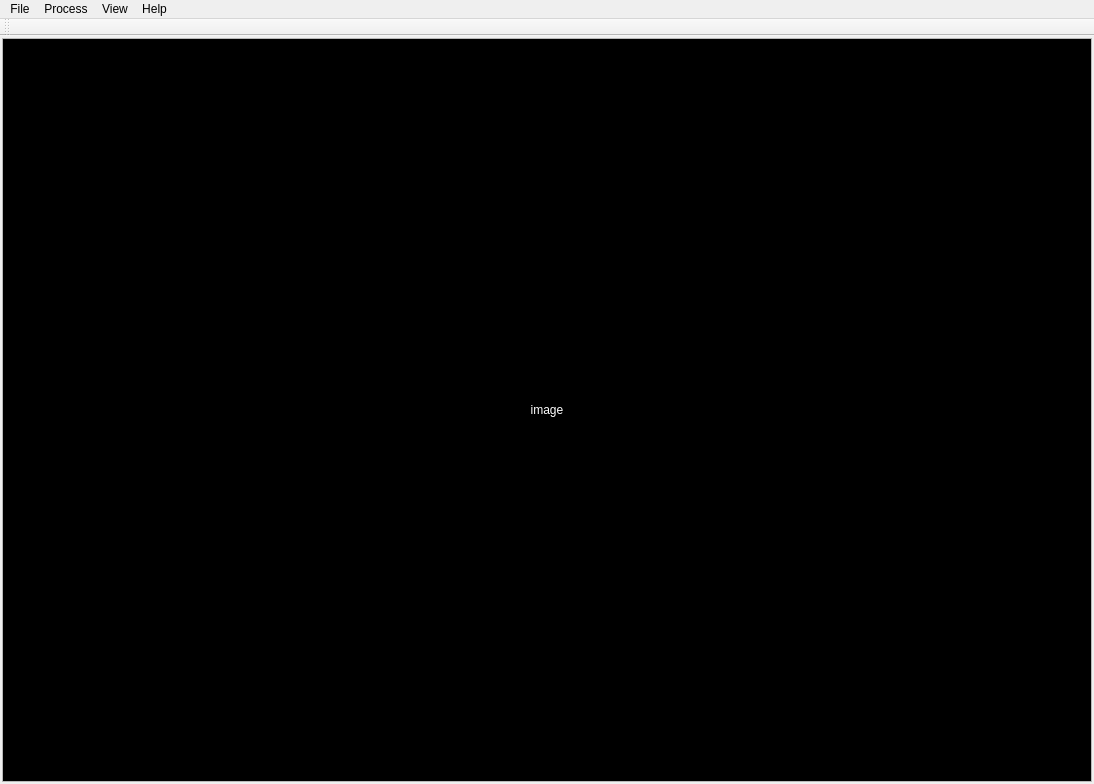
<?xml version="1.0" encoding="UTF-8"?>
<ui version="4.0">
 <class>ImageProcessingClass</class>
 <widget class="QMainWindow" name="ImageProcessingClass">
  <property name="geometry">
   <rect>
    <x>0</x>
    <y>0</y>
    <width>1094</width>
    <height>784</height>
   </rect>
  </property>
  <property name="windowTitle">
   <string>ImageProcessing</string>
  </property>
  <widget class="QWidget" name="centralWidget">
   <layout class="QGridLayout" name="gridLayout">
    <property name="leftMargin">
     <number>2</number>
    </property>
    <property name="topMargin">
     <number>2</number>
    </property>
    <property name="rightMargin">
     <number>2</number>
    </property>
    <property name="bottomMargin">
     <number>2</number>
    </property>
    <item row="0" column="0">
     <widget class="QScrollArea" name="scrollArea">
      <property name="widgetResizable">
       <bool>true</bool>
      </property>
      <widget class="QWidget" name="scrollAreaWidgetContents">
       <property name="geometry">
        <rect>
         <x>0</x>
         <y>0</y>
         <width>1088</width>
         <height>731</height>
        </rect>
       </property>
       <layout class="QGridLayout" name="gridLayout_2">
        <property name="leftMargin">
         <number>0</number>
        </property>
        <property name="topMargin">
         <number>0</number>
        </property>
        <property name="rightMargin">
         <number>0</number>
        </property>
        <property name="bottomMargin">
         <number>0</number>
        </property>
        <item row="0" column="0">
         <widget class="QLabel" name="imageLabel">
          <property name="styleSheet">
           <string notr="true">background-color: rgb(0, 0, 0);
color: rgb(255, 255, 255);</string>
          </property>
          <property name="text">
           <string>image</string>
          </property>
          <property name="scaledContents">
           <bool>false</bool>
          </property>
          <property name="alignment">
           <set>Qt::AlignCenter</set>
          </property>
         </widget>
        </item>
       </layout>
      </widget>
     </widget>
    </item>
   </layout>
  </widget>
  <widget class="QToolBar" name="mainToolBar">
   <attribute name="toolBarArea">
    <enum>TopToolBarArea</enum>
   </attribute>
   <attribute name="toolBarBreak">
    <bool>false</bool>
   </attribute>
  </widget>
  <widget class="QMenuBar" name="menuBar">
   <property name="geometry">
    <rect>
     <x>0</x>
     <y>0</y>
     <width>1094</width>
     <height>31</height>
    </rect>
   </property>
   <widget class="QMenu" name="menuFile">
    <property name="title">
     <string>File</string>
    </property>
    <addaction name="actionOpen"/>
    <addaction name="actionSave"/>
    <addaction name="separator"/>
    <addaction name="actionOpen_Video"/>
    <addaction name="separator"/>
    <addaction name="actionExit"/>
   </widget>
   <widget class="QMenu" name="menuProcess">
    <property name="title">
     <string>Process</string>
    </property>
    <addaction name="actionBinary"/>
    <addaction name="actionBlur_image"/>
    <addaction name="actionHSV_Image"/>
    <addaction name="actionSegment_Image"/>
    <addaction name="separator"/>
    <addaction name="actionLaplace_filter"/>
    <addaction name="actionCanny_filter"/>
    <addaction name="separator"/>
    <addaction name="actionEqualize_Histograms"/>
   </widget>
   <widget class="QMenu" name="menuImage">
    <property name="title">
     <string>Help</string>
    </property>
    <addaction name="actionInfomation"/>
    <addaction name="actionAbout"/>
   </widget>
   <widget class="QMenu" name="menuView">
    <property name="title">
     <string>View</string>
    </property>
    <addaction name="actionRotate"/>
    <addaction name="actionFlip"/>
    <addaction name="separator"/>
    <addaction name="actionZoom_In"/>
    <addaction name="actionZoom_out"/>
    <addaction name="separator"/>
    <addaction name="actionHistogram"/>
    <addaction name="separator"/>
    <addaction name="actionReset"/>
   </widget>
   <addaction name="menuFile"/>
   <addaction name="menuProcess"/>
   <addaction name="menuView"/>
   <addaction name="menuImage"/>
  </widget>
  <action name="actionOpen">
   <property name="text">
    <string>Open Image</string>
   </property>
  </action>
  <action name="actionSave">
   <property name="text">
    <string>Save Image</string>
   </property>
  </action>
  <action name="actionExit">
   <property name="text">
    <string>Exit</string>
   </property>
  </action>
  <action name="actionInfomation">
   <property name="text">
    <string>Infomation</string>
   </property>
  </action>
  <action name="actionAbout">
   <property name="text">
    <string>About</string>
   </property>
  </action>
  <action name="actionRotate">
   <property name="text">
    <string>Rotate</string>
   </property>
  </action>
  <action name="actionRotate_180">
   <property name="text">
    <string>Rotate 180°</string>
   </property>
  </action>
  <action name="actionZoom_In">
   <property name="text">
    <string>Zoom In</string>
   </property>
  </action>
  <action name="actionZoom_out">
   <property name="text">
    <string>Zoom Out</string>
   </property>
  </action>
  <action name="actionReset">
   <property name="text">
    <string>Reset</string>
   </property>
  </action>
  <action name="actionBinary">
   <property name="text">
    <string>Binary Image</string>
   </property>
  </action>
  <action name="actionLaplace_filter">
   <property name="text">
    <string>Laplace Filter</string>
   </property>
  </action>
  <action name="actionBlur_image">
   <property name="text">
    <string>Blur Image</string>
   </property>
  </action>
  <action name="actionCanny_filter">
   <property name="text">
    <string>Canny Filter</string>
   </property>
  </action>
  <action name="actionHistogram">
   <property name="text">
    <string>Histogram</string>
   </property>
  </action>
  <action name="actionOpen_Video">
   <property name="text">
    <string>Open Video</string>
   </property>
  </action>
  <action name="actionFlip">
   <property name="text">
    <string>Flip</string>
   </property>
  </action>
  <action name="actionFlip_Y_axis">
   <property name="text">
    <string>Flip Y-axis</string>
   </property>
  </action>
  <action name="actionEqualize_Histograms">
   <property name="text">
    <string>Equalize Histograms</string>
   </property>
  </action>
  <action name="actionHSV_Image">
   <property name="text">
    <string>HSV Image</string>
   </property>
  </action>
  <action name="actionSegment_Image">
   <property name="text">
    <string>Segment Image</string>
   </property>
  </action>
 </widget>
 <layoutdefault spacing="6" margin="11"/>
 <resources>
  <include location="ImageProcessing.qrc"/>
 </resources>
 <connections/>
</ui>
